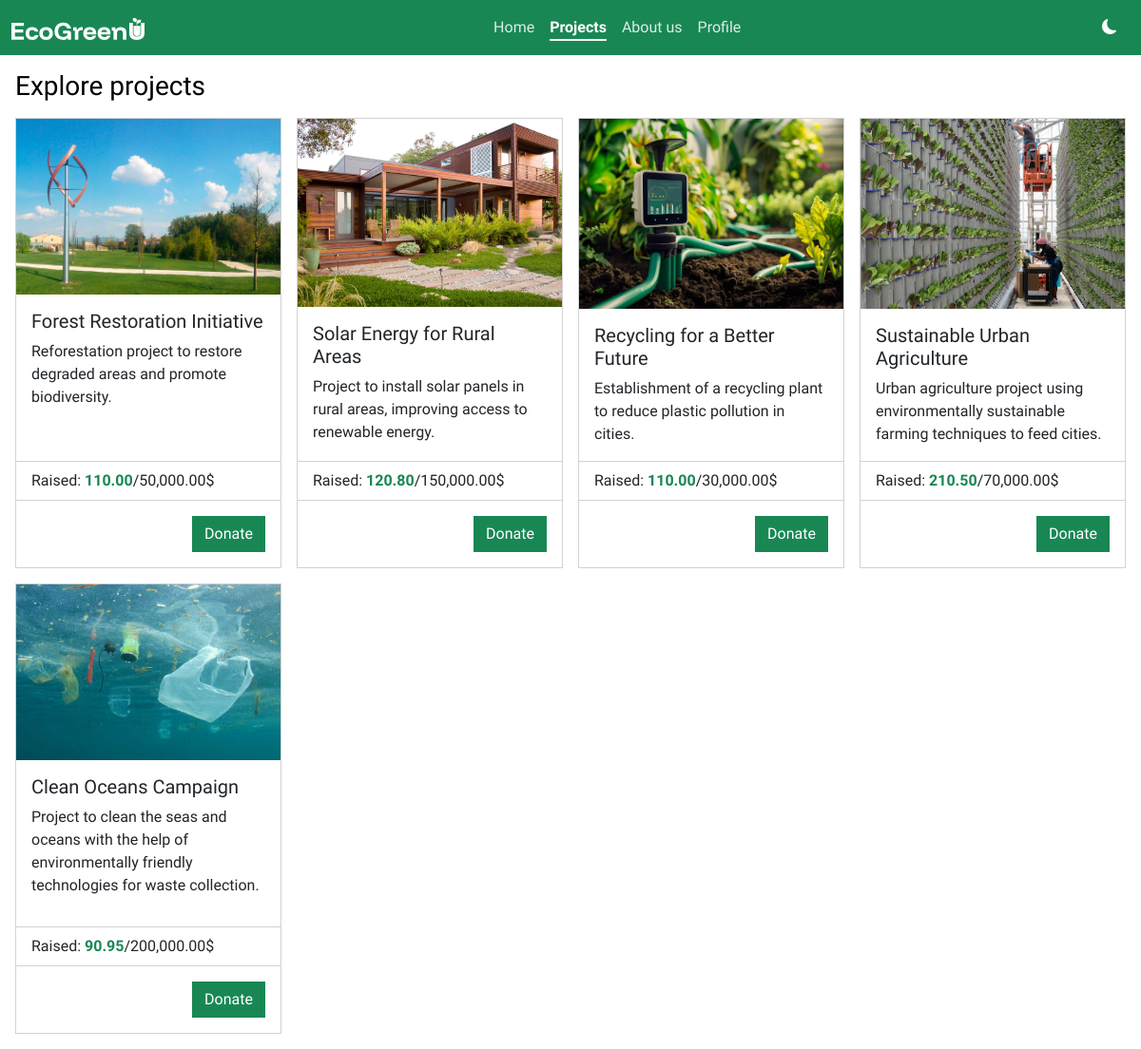
Screenshot of /pages/projects.php with the database file from the repository.
### tables this page shows
CREATE TABLE IF NOT EXISTS tblprojects (
  idProject INT NOT NULL PRIMARY KEY AUTO_INCREMENT,
  title CHAR(30) NOT NULL,
  description CHAR(250) NOT NULL,
  fundraiser INT NOT NULL,
  targetAmount DECIMAL(10,2) NOT NULL,
  deadline DATETIME NOT NULL,
  status CHAR(1) NOT NULL,
    FOREIGN KEY (fundraiser) REFERENCES tblusers(iduser)
);

### pages/projects.php (the view, shortened to what this page needs)
<!DOCTYPE html>
<html lang="en">
<head>
    <link rel="stylesheet" href="../assets/css/styles.css">
    <link href="https://cdn.jsdelivr.net/npm/bootstrap@5.3.3/dist/css/bootstrap.min.css" rel="stylesheet">
    <link rel="stylesheet" href="https://cdn.jsdelivr.net/npm/bootstrap-icons@1.11.3/font/bootstrap-icons.min.css">
    <?php
        $db = new mysqli("localhost", "root", "", "dbecogreenu");
        $result = $db->query("SELECT tblprojects.*, SUM(tblpayments.amount) AS raisedAmount FROM tblprojects INNER JOIN tblpayments ON tblprojects.idProject = tblpayments.projectId GROUP BY tblprojects.idProject");
        $projects = [];
        if ($result == false) {
            echo "error";
        } else {
            while ($row = $result->fetch_assoc()) {
                array_push($projects, $row);
            }
        }
    ?>
</head>
<body>
    <div class="container-fluid p-0 m-0 position-absolute">
        <nav class="navbar sticky-top navbar-expand-lg bg-success">
            <div class="container-fluid d-flex">
                <a class="navbar-brand p-0 m-0" href="../index.php">
                    <img src="../assets/logo/logo-navbar.svg" alt="EcoGreenU logo">
                </a>
                <div class="collapse navbar-collapse" id="navbarNav">
                    <ul class="navbar-nav ms-auto me-auto">
                        <li class="nav-item">
                            <a class="nav-link text-white" aria-current="page" href="../index.php">Home</a>
                        </li>
                        <li class="nav-item">
                            <a class="nav-link text-white active" href="projects.php">Projects</a>
                        </li>
                        <li class="nav-item">
                            <a class="nav-link text-white" href="about-us.php">About us</a>
                        </li>
                        <li class="nav-item">
                            <a class="nav-link text-white" href="profile.php">Profile</a>
                        </li>
                    </ul>
                    <button id="theme-switch" class="btn btn-success text-white p-2">
                        <i class="bi bi-moon-fill"></i>
                    </button>
                </div>
            </div>
        </nav>
        <div class="container-fluid p-0 m-0" id="main">
            <div class="container-fluid p-3">
                <h3 class="mb-3">Explore projects</h3>
                <div class="row row-cols-1 row-cols-md-2 row-cols-lg-3 row-cols-xl-4 row-cols-xxl-5 g-3">
                    <?php foreach ($projects as $p): ?>
                        <div class="col">
                            <div class="card rounded-0">
                                <img src="../assets/images/projects/proj-<?=$p["idProject"]?>.jpg" class="card-img-top" alt="<?=$p["title"]?>">
                                <div class="card-body h-100">
                                    <h5 class="card-title"><?=$p["title"]?></h5>
                                    <p class="card-text"><?=$p["description"]?></p>
                                </div>
                                <ul class="list-group list-group-flush">
                                    <li class="list-group-item">Raised: <span class="text-success fw-bold">
                                        <?=number_format($p["raisedAmount"], 2)?></span>/<?=number_format($p["targetAmount"], 2)?>$
                                    </li>
                                </ul>
                                <div class="card-body d-flex">
                                    <form method="GET" action="project-details.php" class="ms-auto">
                                        <button type="submit" name="project-id" value="<?=$p['idProject']?>" class="btn btn-success rounded-0 ms-auto">Donate</button>
                                    </form>
                                </div>
                            </div>
                        </div>
                    <?php endforeach; ?>
                </div>
            </div>
        </div>
    </div>
</body>
</html>

### css/styles.css (style rules this page uses)
:root { --background-color: #fff; --foreground-color: #000; --primary-green: #198754; }
body { font-family: 'Funnel Display', 'Outfit', system-ui, -apple-system, BlinkMacSystemFont, 'Segoe UI', Roboto, Oxygen, Ubuntu, Cantarell, 'Open Sans', 'Helvetica Neue', sans-serif !important; background-color: var(--background-color) !important; color: var(--foreground-color) !important; }
#theme-switch { width: 42px; height: 42px; border-radius: 50%; display: flex; justify-content: center; align-items: center; }
.card > img.card-img-top { height: 200px; object-fit: cover !important; border-radius: 0 !important; }
.card { height: 100% !important; }
a.navbar-brand { margin: 0 !important; padding: 0 !important; }
.nav-link.active { text-decoration: underline !important; text-decoration-thickness: 2px !important; text-underline-offset: 7px; font-weight: bold !important; }
.nav-link:not(.active) { opacity: .85; }

### rows the page displays
tblprojects: shows a picture, title "Forest Restoration Initiative", description "Reforestation project to restore degraded areas and promote biodiversity.", raisedAmount "110.00", targetAmount "50,000.00", $p['idProject'] 1 (drawn)
tblprojects: shows a picture, title "Solar Energy for Rural Areas", description "Project to install solar panels in rural areas, improving access to renewable energy.", raisedAmount "120.80", targetAmount "150,000.00", $p['idProject'] 2 (drawn)
tblprojects: shows a picture, title "Recycling for a Better Future", description "Establishment of a recycling plant to reduce plastic pollution in cities.", raisedAmount "110.00", targetAmount "30,000.00", $p['idProject'] 3 (drawn)
tblprojects: shows a picture, title "Sustainable Urban Agriculture", description "Urban agriculture project using environmentally sustainable farming techniques to feed cities.", raisedAmount "210.50", targetAmount "70,000.00", $p['idProject'] 4 (drawn)
tblprojects: shows a picture, title "Clean Oceans Campaign", description "Project to clean the seas and oceans with the help of environmentally friendly technologies for waste collection.", raisedAmount "90.95", targetAmount "200,000.00", $p['idProject'] 5 (drawn)
